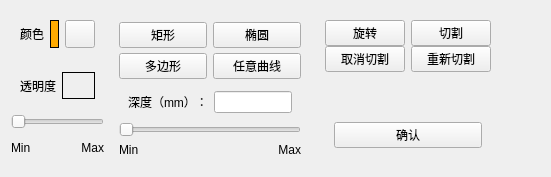
              <widget class="QWidget" name="page_13">
               <layout class="QHBoxLayout" name="horizontalLayout_46">
                <item>
                 <widget class="QWidget" name="widget_49" native="true">
                  <property name="maximumSize">
                   <size>
                    <width>150</width>
                    <height>16777215</height>
                   </size>
                  </property>
                  <layout class="QVBoxLayout" name="verticalLayout_28">
                   <property name="leftMargin">
                    <number>0</number>
                   </property>
                   <property name="topMargin">
                    <number>0</number>
                   </property>
                   <property name="rightMargin">
                    <number>0</number>
                   </property>
                   <property name="bottomMargin">
                    <number>6</number>
                   </property>
                   <item>
                    <widget class="QWidget" name="widget_50" native="true">
                     <property name="maximumSize">
                      <size>
                       <width>131</width>
                       <height>16777215</height>
                      </size>
                     </property>
                     <layout class="QHBoxLayout" name="horizontalLayout_35">
                      <item>
                       <widget class="QLabel" name="label_35">
                        <property name="text">
                         <string>颜色</string>
                        </property>
                       </widget>
                      </item>
                      <item>
                       <widget class="QLabel" name="label_27">
                        <property name="maximumSize">
                         <size>
                          <width>30</width>
                          <height>30</height>
                         </size>
                        </property>
                        <property name="styleSheet">
                         <string notr="true">background:rgb(255, 170, 0);
border: 0.5px solid #000000</string>
                        </property>
                        <property name="text">
                         <string/>
                        </property>
                       </widget>
                      </item>
                      <item>
                       <widget class="QPushButton" name="colorButton">
                        <property name="maximumSize">
                         <size>
                          <width>30</width>
                          <height>30</height>
                         </size>
                        </property>
                        <property name="styleSheet">
                         <string notr="true">background: qlineargradient(
        x1: 0, y1: 0, x2: 1, y2: 0,
        stop: 0   #FF0000, /* 红色 */
        stop: 0.16 #FF7F00, /* 橙色 */
        stop: 0.33 #FFFF00, /* 黄色 */
        stop: 0.5  #00FF00, /* 绿色 */
        stop: 0.66 #0000FF, /* 蓝色 */
        stop: 0.83 #4B0082, /* 靛色 */
        stop: 1    #8B00FF  /* 紫色 */
    );</string>
                        </property>
                        <property name="text">
                         <string/>
                        </property>
                       </widget>
                      </item>
                     </layout>
                    </widget>
                   </item>
                   <item>
                    <widget class="QWidget" name="widget_51" native="true">
                     <property name="maximumSize">
                      <size>
                       <width>131</width>
                       <height>16777215</height>
                      </size>
                     </property>
                     <layout class="QHBoxLayout" name="horizontalLayout_36">
                      <item>
                       <widget class="QLabel" name="label_36">
                        <property name="text">
                         <string>透明度</string>
                        </property>
                       </widget>
                      </item>
                      <item>
                       <widget class="QLabel" name="label_28">
                        <property name="maximumSize">
                         <size>
                          <width>60</width>
                          <height>30</height>
                         </size>
                        </property>
                        <property name="styleSheet">
                         <string notr="true">border: 0.5px solid #000000</string>
                        </property>
                        <property name="text">
                         <string/>
                        </property>
                       </widget>
                      </item>
                     </layout>
                    </widget>
                   </item>
                   <item>
                    <widget class="QWidget" name="widget_52" native="true">
                     <property name="maximumSize">
                      <size>
                       <width>131</width>
                       <height>50</height>
                      </size>
                     </property>
                     <layout class="QVBoxLayout" name="verticalLayout_37">
                      <property name="leftMargin">
                       <number>0</number>
                      </property>
                      <property name="topMargin">
                       <number>0</number>
                      </property>
                      <property name="rightMargin">
                       <number>0</number>
                      </property>
                      <property name="bottomMargin">
                       <number>0</number>
                      </property>
                      <item>
                       <widget class="QSlider" name="horizontalSlider_2">
                        <property name="orientation">
                         <enum>Qt::Orientation::Horizontal</enum>
                        </property>
                       </widget>
                      </item>
                      <item>
                       <layout class="QHBoxLayout" name="horizontalLayout_37">
                        <item>
                         <widget class="QLabel" name="label_37">
                          <property name="text">
                           <string>Min</string>
                          </property>
                         </widget>
                        </item>
                        <item>
                         <widget class="QLabel" name="label_38">
                          <property name="text">
                           <string>Max</string>
                          </property>
                          <property name="alignment">
                           <set>Qt::AlignmentFlag::AlignRight|Qt::AlignmentFlag::AlignTrailing|Qt::AlignmentFlag::AlignVCenter</set>
                          </property>
                         </widget>
                        </item>
                       </layout>
                      </item>
                     </layout>
                    </widget>
                   </item>
                  </layout>
                 </widget>
                </item>
                <item>
                 <widget class="QWidget" name="widget_53" native="true">
                  <property name="maximumSize">
                   <size>
                    <width>200</width>
                    <height>16777215</height>
                   </size>
                  </property>
                  <layout class="QVBoxLayout" name="verticalLayout_38">
                   <property name="spacing">
                    <number>0</number>
                   </property>
                   <item>
                    <widget class="QWidget" name="widget_54" native="true">
                     <layout class="QHBoxLayout" name="horizontalLayout_38">
                      <property name="leftMargin">
                       <number>0</number>
                      </property>
                      <property name="topMargin">
                       <number>0</number>
                      </property>
                      <property name="rightMargin">
                       <number>0</number>
                      </property>
                      <property name="bottomMargin">
                       <number>0</number>
                      </property>
                      <item>
                       <widget class="QPushButton" name="pushButton_48">
                        <property name="text">
                         <string>矩形</string>
                        </property>
                       </widget>
                      </item>
                      <item>
                       <widget class="QPushButton" name="pushButton_49">
                        <property name="text">
                         <string>椭圆</string>
                        </property>
                       </widget>
                      </item>
                     </layout>
                    </widget>
                   </item>
                   <item>
                    <widget class="QWidget" name="widget_55" native="true">
                     <layout class="QHBoxLayout" name="horizontalLayout_39">
                      <property name="leftMargin">
                       <number>0</number>
                      </property>
                      <property name="topMargin">
                       <number>0</number>
                      </property>
                      <property name="rightMargin">
                       <number>0</number>
                      </property>
                      <property name="bottomMargin">
                       <number>0</number>
                      </property>
                      <item>
                       <widget class="QPushButton" name="pushButton_50">
                        <property name="text">
                         <string>多边形</string>
                        </property>
                       </widget>
                      </item>
                      <item>
                       <widget class="QPushButton" name="pushButton_51">
                        <property name="text">
                         <string>任意曲线</string>
                        </property>
                       </widget>
                      </item>
                     </layout>
                    </widget>
                   </item>
                   <item>
                    <widget class="QWidget" name="widget_57" native="true">
                     <layout class="QHBoxLayout" name="horizontalLayout_42">
                      <item>
                       <widget class="QLabel" name="label_42">
                        <property name="text">
                         <string>深度（mm）：</string>
                        </property>
                       </widget>
                      </item>
                      <item>
                       <widget class="QLineEdit" name="lineEdit_8"/>
                      </item>
                     </layout>
                    </widget>
                   </item>
                   <item>
                    <widget class="QWidget" name="widget_56" native="true">
                     <property name="maximumSize">
                      <size>
                       <width>16777215</width>
                       <height>50</height>
                      </size>
                     </property>
                     <layout class="QVBoxLayout" name="verticalLayout_39">
                      <property name="leftMargin">
                       <number>0</number>
                      </property>
                      <property name="topMargin">
                       <number>0</number>
                      </property>
                      <property name="rightMargin">
                       <number>0</number>
                      </property>
                      <property name="bottomMargin">
                       <number>0</number>
                      </property>
                      <item>
                       <widget class="QSlider" name="horizontalSlider_3">
                        <property name="orientation">
                         <enum>Qt::Orientation::Horizontal</enum>
                        </property>
                       </widget>
                      </item>
                      <item>
                       <layout class="QHBoxLayout" name="horizontalLayout_40">
                        <item>
                         <widget class="QLabel" name="label_39">
                          <property name="text">
                           <string>Min</string>
                          </property>
                         </widget>
                        </item>
                        <item>
                         <widget class="QLabel" name="label_40">
                          <property name="text">
                           <string>Max</string>
                          </property>
                          <property name="alignment">
                           <set>Qt::AlignmentFlag::AlignRight|Qt::AlignmentFlag::AlignTrailing|Qt::AlignmentFlag::AlignVCenter</set>
                          </property>
                         </widget>
                        </item>
                       </layout>
                      </item>
                     </layout>
                    </widget>
                   </item>
                  </layout>
                 </widget>
                </item>
                <item>
                 <widget class="QWidget" name="widget_58" native="true">
                  <property name="maximumSize">
                   <size>
                    <width>200</width>
                    <height>16777215</height>
                   </size>
                  </property>
                  <layout class="QVBoxLayout" name="verticalLayout_40">
                   <property name="spacing">
                    <number>0</number>
                   </property>
                   <item>
                    <widget class="QWidget" name="widget_59" native="true">
                     <layout class="QHBoxLayout" name="horizontalLayout_43">
                      <property name="leftMargin">
                       <number>0</number>
                      </property>
                      <property name="topMargin">
                       <number>0</number>
                      </property>
                      <property name="rightMargin">
                       <number>0</number>
                      </property>
                      <property name="bottomMargin">
                       <number>0</number>
                      </property>
                      <item>
                       <widget class="QPushButton" name="pushButton_52">
                        <property name="text">
                         <string>旋转</string>
                        </property>
                       </widget>
                      </item>
                      <item>
                       <widget class="QPushButton" name="pushButton_53">
                        <property name="text">
                         <string>切割</string>
                        </property>
                       </widget>
                      </item>
                     </layout>
                    </widget>
                   </item>
                   <item>
                    <widget class="QWidget" name="widget_60" native="true">
                     <layout class="QHBoxLayout" name="horizontalLayout_44">
                      <property name="leftMargin">
                       <number>0</number>
                      </property>
                      <property name="topMargin">
                       <number>0</number>
                      </property>
                      <property name="rightMargin">
                       <number>0</number>
                      </property>
                      <property name="bottomMargin">
                       <number>0</number>
                      </property>
                      <item>
                       <widget class="QPushButton" name="pushButton_54">
                        <property name="text">
                         <string>取消切割</string>
                        </property>
                       </widget>
                      </item>
                      <item>
                       <widget class="QPushButton" name="pushButton_55">
                        <property name="text">
                         <string>重新切割</string>
                        </property>
                       </widget>
                      </item>
                     </layout>
                    </widget>
                   </item>
                   <item>
                    <widget class="QWidget" name="widget_61" native="true">
                     <layout class="QHBoxLayout" name="horizontalLayout_45">
                      <property name="topMargin">
                       <number>50</number>
                      </property>
                      <item>
                       <widget class="QPushButton" name="pushButton_56">
                        <property name="text">
                         <string>确认</string>
                        </property>
                       </widget>
                      </item>
                     </layout>
                    </widget>
                   </item>
                  </layout>
                 </widget>
                </item>
                <item>
                 <spacer name="horizontalSpacer_4">
                  <property name="orientation">
                   <enum>Qt::Orientation::Horizontal</enum>
                  </property>
                  <property name="sizeHint" stdset="0">
                   <size>
                    <width>40</width>
                    <height>20</height>
                   </size>
                  </property>
                 </spacer>
                </item>
               </layout>
              </widget>
